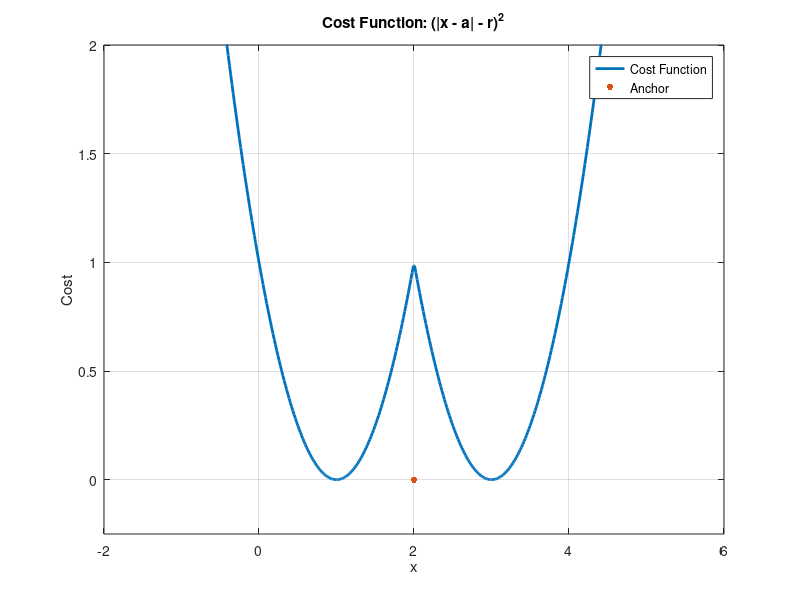
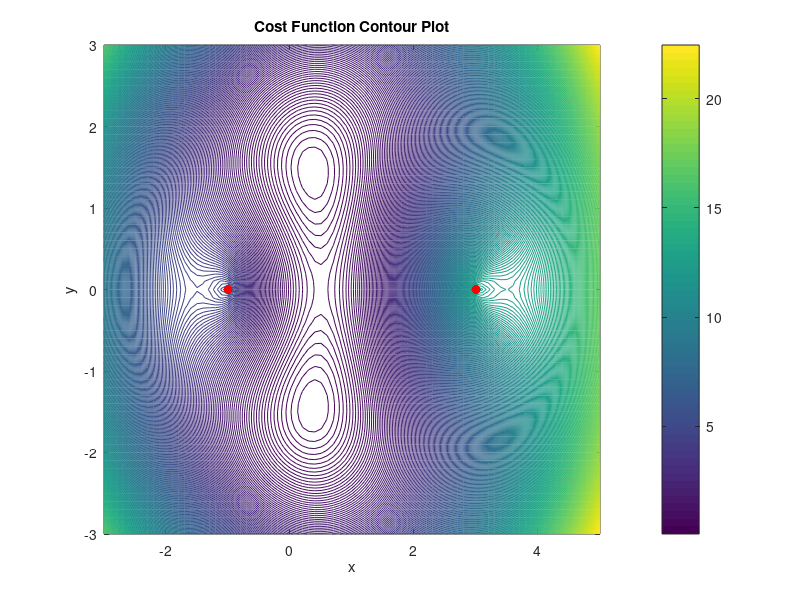
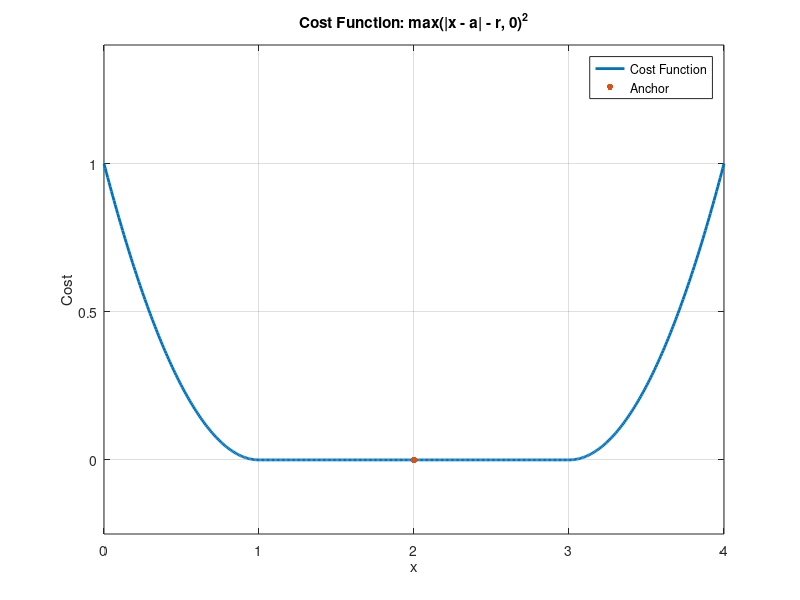
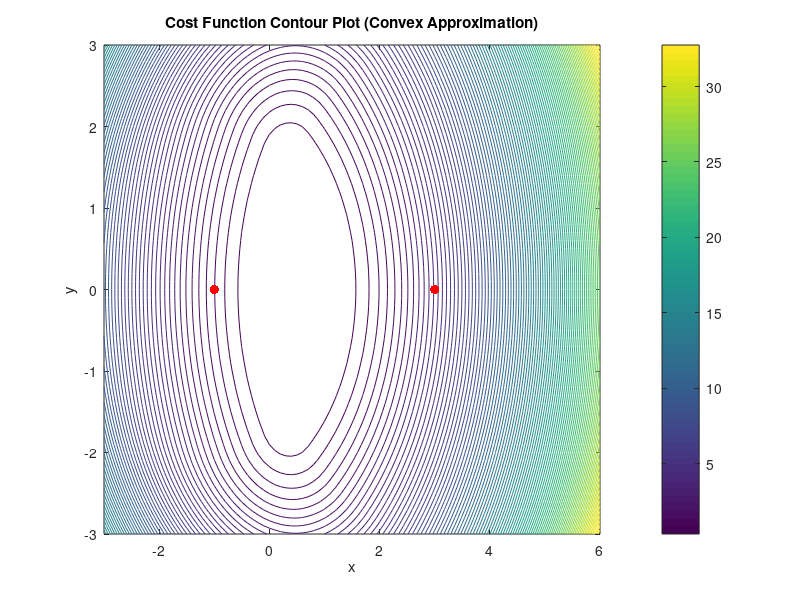

These charts were generated, in order, by the following MATLAB code: (Note: this script raises an error after producing the figures.)
% %   OPTIMIZATION AND ALGORITHMS 2023/2024
%  
% %   INSTITUTO SUPERIOR TÉCNICO MEEC
% 
% %   Author: João Castelo Branco, Mike, Rodas e Bernas
% 
% %   This file contains the Matlab resolution of Tasks 1-16 of the course's
% %   project.

%% Task1 
clear;
close all;
clc;

% Define the anchor location and measured range
a = 2;
r = 1;

% Define a range of x values for plotting
x = linspace(-2, 6, 500);  

% Calculate the cost function: (|x - a| - r)^2
cost = (abs(x - a) - r).^2;

% Plot the cost function
plot(x, cost, 'LineWidth',2,'DisplayName', 'Cost Function');
hold;
plot(2, 0, '.', 'MarkerSize', 15, 'DisplayName', 'Anchor'); % Display an Anchor
set(gca, 'YLim', [-0.25, 2]); % Set Limits on Y Axis
xlabel('x');
ylabel('Cost');
title('Cost Function: (|x - a| - r)^2');
grid on;
legend('Location', 'Best'); % Add Legend
saveas(gcf,"Task1.png");


% Comment: The cost function ( |x - a| - r )^2 indicates inconsistency
% between predicted and measured ranges for a target's position estimation.
% With symmetry around a = 2, it exhibits multiple minima (x=1 and x=3), implying ambiguity
% in localizing the target. The cost sharply increases away from these minima,
% emphasizing sensitivity to position deviations. The target may be in one
% of those positions.



%% Task2
clear;
close all;
clc;

% Define anchor locations and range measurements
a1 = [-1, 0];
a2 = [3, 0];
r1 = 2;
r2 = 3;

% Define a grid of x and y values for contour plot
x = -3:0.1:5;
y = -3:0.1:3;
[X, Y] = meshgrid(x, y);

% Initialize the cost function matrix
cost = zeros(size(X));

% Calculate the cost function for each point in the grid
for i = 1:numel(X)
    x_current = [X(i), Y(i)]; % Current (x, y) position
    cost(i) = ((norm(x_current - a1) - r1)^2) + ((norm(x_current - a2) - r2)^2);
end

% Create a contour plot of the cost function
figure;
c = contour(X, Y, cost, 300); % Adjust the number of contour lines as needed
hold;
plot(a1(1), a1(2), 'r.', 'MarkerSize', 20); % Display an Anchor
plot(a2(1), a2(2), 'r.', 'MarkerSize', 20); % Display an Anchor
xlabel('x');
ylabel('y');
title('Cost Function Contour Plot');
colorbar;
saveas(gcf,"Task2.png");

% Create a 3D plot of the cost function
figure;
surf(X, Y, cost);
xlabel('x');
ylabel('y');
zlabel('Cost');
title('Cost Function 3D Plot');


% Minimizer Uniqueness: 
% The minimizer for this problem is not unique because there are two intersection 
% points in the 2D plane, resulting in two potential target positions. 
% This non-uniqueness arises from the inherent geometric nature of intersecting circles.
% 
% Choosing Anchors for a Unique Minimizer: 
% To achieve a cost function with a 
% single global minimizer (excluding "degenerate" configurations), you would 
% need a minimum of three non-collinear anchor points. With three such anchors 
% and their respective range measurements, you can uniquely determine the 
% target's position using trilateration, as it involves solving a system of 
% equations with three unknowns (x, y, and potentially z in 3D) and three 
% equations derived from the range measurements. This provides a unique 
% solution and eliminates the ambiguity present in the two-anchor scenario.




%% Task3a - Repetition of task 1 with convex approximation
clear;
close all;
clc;

% Define the anchor location and measured range
a = 2;
r = 1;

% Define a range of x values for plotting
x = linspace(0, 4, 500);

% Calculate the cost function using the convex approximation
cost = max(abs(x - a) - r, 0).^2;

% Plot the cost function
plot(x, cost, 'LineWidth',2,'DisplayName', 'Cost Function');
hold;
plot(a, 0, '.', 'MarkerSize', 15, 'DisplayName', 'Anchor'); % Display an Anchor
set(gca, 'YLim', [-0.25, 1.4]); % Set Limits on Y Axis
xlabel('x');
ylabel('Cost');
title('Cost Function: max(|x - a| - r, 0)^2');
grid on;
legend('Location', 'Best'); % Add Legend
saveas(gcf,"Task3a.png");



%% Task3b - Repetition of task 2 with convex approximation
clear;
close all;
clc;

% Define anchor locations and range measurements
a1 = [-1, 0];
a2 = [3, 0];
r1 = 2;
r2 = 3;

% Define a grid of x and y values for contour plot
x = -3:0.1:6;
y = -3:0.1:3;
[X, Y] = meshgrid(x, y);

% Initialize the cost function matrix
cost = zeros(size(X));

% Calculate the cost function using the convex approximation
for i = 1:numel(X)
    x_current = [X(i), Y(i)]; % Current (x, y) position
    cost(i) = max(norm(x_current - a1) - r1, 0)^2 + max(norm(x_current - a2) - r2, 0)^2;
end

% Create a contour plot of the cost function
figure;
contour(X, Y, cost, 100); % Adjust the number of contour lines as needed
hold;
plot(a1(1), a1(2), 'r.', 'MarkerSize', 20); % Display an Anchor
plot(a2(1), a2(2), 'r.', 'MarkerSize', 20); % Display an Anchor
xlabel('x');
ylabel('y');
title('Cost Function Contour Plot (Convex Approximation)');
colorbar;
saveas(gcf,"Task3b.png");

%Cost function
figure;
surf(X, Y, cost);
xlabel('x');
ylabel('y');
zlabel('Cost');
title('Cost Function 3D Plot');


% In both tasks 3a and 3b, applying convex approximations to the cost functions 
% did not reduce the ambiguity in solutions; it may have even increased it. 
% The inherent problem of multiple potential solutions in localization scenarios
% with intersecting circles persisted, highlighting that convex relaxations 
% may not eliminate ambiguity.



%% Task 4a 
clear;
close all;
clc;

%cvx_quiet(true); % Suppress CVX output

% Define the anchor location and measured range
a = 2;
r = 1;

% Create CVX variable
cvx_begin quiet
    variable x(1)
    
    % Define the cost function using the convex approximation
    minimize (square_pos(norm(x - a) - r))
cvx_end

% Display the results
disp('CVX Solution:');
disp(['Target Position: x = ' num2str(x) ' ']);




%% Task 4b - Solve the 2D localization problem in CVX with convex approximation
clear;
close all;
clc;

% Define anchor locations and range measurements
a1 = [-1, 0];
a2 = [3, 0];
r1 = 2;
r2 = 3;

% Create CVX variables for the target's 2D position
cvx_begin quiet
    variable x(2)
    
    % Define the cost function using the convex approximation
    minimize (square_pos(norm(x - a1') - r1) + square_pos(norm(x - a2') - r2))
cvx_end

% Display the results
disp('CVX Solution:');
disp(['Target Position (x, y): (' num2str(x(1)) ', ' num2str(x(2)) ')']);



% In the context of localization problems, it's important to note that applying 
% the convex approximation, as demonstrated in Task 4, indeed imparts convexity 
% to the optimization problems. This feature eliminates the need to provide an 
% initial estimate of the solution, as CVX can effectively handle convex 
% optimization tasks.
% 
% However, a critical observation emerges: the use of convex approximation, 
% while ensuring convexity, may increase the inherent ambiguity of the solution 
%     in localization problems. As a result, the optimization process may yield 
%     ambiguous or incorrect results, as seen in Task 4a and 4b.
% 
% In summary, the convex approximation, although suitable for convex 
% optimization, may not fully resolve the fundamental issue of ambiguity in 
% localization problems. Localization problems, by their nature, can still 
% exhibit multiple potential solutions, leading to incorrect outcomes even 
% when convex optimization tools like CVX are employed. Therefore, for 
% localization tasks with inherent ambiguity, it remains essential to consider 
% specialized non-convex optimization techniques and provide initial estimates 
% to guide the optimization process towards accurate solutions.


%% Task 5

% Exercício teórico: resolver em papel? Como introduzir no relatório?
% 
% Nota: Foi resolvido nas aulas teóricas e a solução está antes da task 6...



%% Task 6

% Exercício teórico

% Incorporating angular information into localization problems offers a 
% powerful means to disambiguate solutions. While relaxing the range terms in
% the cost function provides convexity, it can increase the ambiguity of the 
% solution. However, by adding angular information through distinct directions 
% (uk), we can significantly enhance the problem's clarity.
% 
% If all directions (uk) are distinct, the minimum number required to ensure 
% a unique solution, regardless of the range terms, is two. In a 2D localization 
% problem, having two unique directions allows us to determine both the 
% position and orientation of the target uniquely. This is achieved by 
% removing angular ambiguity, as the two directions provide orthogonal 
% reference frames.
% 
% Importantly, to guarantee a unique solution, it is essential that the 
% angular direction of the target relative to each of these two possible 
% anchors is not the same. In other words, the three vectors (directions 
% from the target to the two anchors and their relative positions) should 
% not be collinear. This condition ensures that the angular information 
% provided by the distinct directions is non-redundant and contributes to 
% the unequivocal determination of the target's position and orientation.


%% Task 7a
% Scenario (i) - Single Anchor
clear;
close all;
clc;

% Define anchor location and angle in polar coordinates (40 degrees)
a = [-1, 0];
u_angle = deg2rad(40); % Angle in radians

% Create a grid of x and y values for the contour plot
x = -3:0.1:2;
y = -2:0.1:2;
[X, Y] = meshgrid(x, y);

% Initialize the cost function matrix
cost = zeros(size(X));

% Calculate the cost function for each point in the grid
for i = 1:numel(X)
    x_current = [X(i), Y(i)]; % Current (x, y) position
    direction = [cos(u_angle), sin(u_angle)]; % Convert polar angle to direction vector
    cost(i) = norm((eye(2) - direction' * direction) * (x_current - a)')^2;
end

% Create a contour plot of the cost function
figure;
contour(X, Y, cost, 100); % Adjust the number of contour lines as needed
xlabel('x');
ylabel('y');
title('Angular Cost Function Contour Plot (Single Anchor)');
colorbar;

% Add marker for anchor position
hold on;
plot(a(1), a(2), 'r.', 'MarkerSize', 15);
hold off;

saveas(gcf,"Task7a.png");


%% 7b

% Scenario (ii) - Two Anchors
clear;
close all;
clc;

% Define anchor locations and angles in polar coordinates (40 degrees and 140 degrees)
a1 = [-1, 0];
a2 = [3, 0];
u1_angle = deg2rad(40); % Angle in radians
u2_angle = deg2rad(140); % Angle in radians

% Create a grid of x and y values for the contour plot
x = -6:0.1:9;
y = -2:0.1:5;
[X, Y] = meshgrid(x, y);

% Initialize the cost function matrix
cost = zeros(size(X));

% Calculate the cost function for each point in the grid
for i = 1:numel(X)
    x_current = [X(i), Y(i)]; % Current (x, y) position
    direction1 = [cos(u1_angle), sin(u1_angle)]; % Convert polar angle to direction vector for u1
    direction2 = [cos(u2_angle), sin(u2_angle)]; % Convert polar angle to direction vector for u2
    cost1 = norm((eye(2) - direction1' * direction1) * (x_current - a1)')^2;
    cost2 = norm((eye(2) - direction2' * direction2) * (x_current - a2)')^2;
    cost(i) = cost1 + cost2;
end

% Create a contour plot of the cost function
figure;
contour(X, Y, cost, 100); % Adjust the number of contour lines as needed
xlabel('x');
ylabel('y');
title('Angular Cost Function Contour Plot (Two Anchors)');
colorbar;

% Add markers for anchor positions
hold on;
plot(a1(1), a1(2), 'r.', 'MarkerSize', 15);
plot(a2(1), a2(2), 'r.', 'MarkerSize', 15);
hold off;

saveas(gcf,"Task7b.png");



%% Task 8

clear;
close all;
clc;

% Define anchor locations and range measurements
a1 = [-1, 0];
a2 = [3, 0];
r1 = 2;
r2 = 3;

% Create CVX variables for the target's 2D position
cvx_begin quiet
    variable x(2)
    
    % Define the cost function using the convex approximation with angular terms
    term1 = square_pos(norm(x - a1') - r1);
    term2 = square_pos(norm(x - a2') - r2);
    angular_term1 = norm((eye(2) - [cosd(40); sind(40)]*[cosd(40) sind(40)])*(x - a1'));
    angular_term2 = norm((eye(2) - [cosd(140); sind(140)]*[cosd(140) sind(140)])*(x - a2'));
    
    minimize (term1 + term2 + angular_term1 + angular_term2)
cvx_end

% Display the results
disp('CVX Solution:');
disp(['Target Position (x, y): (' num2str(x(1)) ', ' num2str(x(2)) ')']);


% In comparing the outcomes of Task 4b and its angular version, it becomes 
% evident that the inclusion of angular measurements significantly reduces 
% ambiguity in the localization problem. In the initial version, without angular 
% information, the solution exhibited notable ambiguity, yielding 
% 'Target Position (x, y): (0.50991, 0).' This result indicated the challenges 
% posed by the inherent ambiguity in range-based localization.
% 
% However, in the angular version with angular measurements at 40° and 140°, 
% the ambiguity is notably diminished. The solution obtained was 
% 'Target Position (x, y): (0.90929, 1.6021),' which aligns more closely 
% with our expectations and reflects a more reasonable estimate of the 
% target's position. This underscores the value of incorporating angular data 
% into localization problems to enhance the accuracy and reliability of the 
% solutions obtained



%% Task 9 

close all
clear
clc

%%%%%%%%%%%%%%%%%%%%%%%%%%%%%%%%%%%%%%%%%%%%%%%%%%%%%%%%%%%%%%%%%%%%%%%%%%%
% Define the bounding box and scaling factors

% x_scale = 0.18107;
% y_scale = 0.21394;
% xx_org = 235;
% yy_org = 258;

figure;
xlim([-21, 21]);
ylim([-21, 21]);
grid on;
hold on;
xlabel('X (meters)');
ylabel('Y (meters)');
title('Generated 2D Trajectory with Anchors');


x_min = -20;
x_max = 20;
y_min = -20;
y_max = 20;

%%%%%%%%%%%%%%%%%%%%%%%%%%%%%%%%%%%%%%%%%%%%%%%%%%%%%%%%%%%%%%%%%%%%%%%%%%%
% Generate the bounding box vertices
box_vertices = [x_min, y_min; x_min, y_max; x_max, y_min; x_max, y_max];

%%%%%%%%%%%%%%%%%%%%%%%%%%%%%%%%%%%%%%%%%%%%%%%%%%%%%%%%%%%%%%%%%%%%%%%%%%%
% Place static anchors near the box vertices (adjust positions as needed)
anchors = box_vertices - 1 + 2*rand(4, 2);
plot(anchors(:, 1), anchors(:, 2), 'bo', 'MarkerSize', 7, 'MarkerFaceColor', 'b');

% Plot the actual bounding box
rectangle('Position', [x_min, y_min, x_max - x_min, y_max - y_min], 'LineWidth', 0.5);

%%%%%%%%%%%%%%%%%%%%%%%%%%%%%%%%%%%%%%%%%%%%%%%%%%%%%%%%%%%%%%%%%%%%%%%%%%%
% Defining trajectory mandatory points

disp(' ')
disp('Use the mouse to input via points for the reference trajectory.');
disp('Press --button 3-- to end the input.');
button = 1;
k = 1;

while button == 1
    [x(k), y(k), button] = ginput(1);
    
    % Scale and translate coordinates to match the bounding box
    % x(k) = (x(k) - xx_org) * x_scale;
    % y(k) = (y(k) - yy_org) * y_scale;
    
    % Ensure points stay within the bounding box
    x(k) = max(min(x(k), x_max), x_min);
    y(k) = max(min(y(k), y_max), y_min);
    
    plot(x(k), y(k), 'r+', 'Linewidth', 2);
    k = k + 1;
end

drawnow;
disp(' ')
disp(['There are ', num2str(k-1), ' points to interpolate from.'])

%%%%%%%%%%%%%%%%%%%%%%%%%%%%%%%%%%%%%%%%%%%%%%%%%%%%%%%%%%%%%%%%%%%%%%%%%%%
% Trajectory generation using cubic splines

h = 0.01;
npt = length(x);        % number of via points, including initial and final
nvia = 0:1:npt-1;

csinterp_x = csapi(nvia, x);
csinterp_y = csapi(nvia, y);

time = 0:h:npt-1;
xx = fnval(csinterp_x, time);
yy = fnval(csinterp_y, time);

% Scale and translate the generated trajectory back to world coordinates
% xx = xx / x_scale + xx_org;
% yy = yy / y_scale + yy_org;

% Plot the generated trajectory 
plot(xx, yy);

% Simulate target motion and record measurements
T = 100; % Total number of samples
sample_rate = 2; % Hz
dt = 1 / sample_rate;
speed = 1.5; % m/s 
trajectory = [xx; yy];

% Initialize arrays to store measurements
ranges = zeros(T, 4); % Four anchors
angles = zeros(T, 4); % Four anchors
velocities = zeros(T, 1);

% ESTA PARTE AINDA NÃO ESTÁ BEM MAS DEVO ACABAR EM BREVE

for t = 1:T
    % Simulate target motion
    if t > 1
        % Compute velocity from consecutive positions
        delta_position = trajectory(:, t) - trajectory(:, t - 1);
        velocity = norm(delta_position) / dt;
    else
        velocity = speed; %initial speed
    end
    
    velocities(t) = velocity;
    
    % Compute range and angle measurements for each anchor
    for anchor_idx = 1:4
        anchor_position = anchors(anchor_idx, :);
        target_position = trajectory(:, t)';
        delta = target_position - anchor_position;
        range = norm(delta);
        angle = atan2(delta(2), delta(1));
        
        ranges(t, anchor_idx) = range;
        angles(t, anchor_idx) = rad2deg(angle); %save angle in degrees
    end
end

















